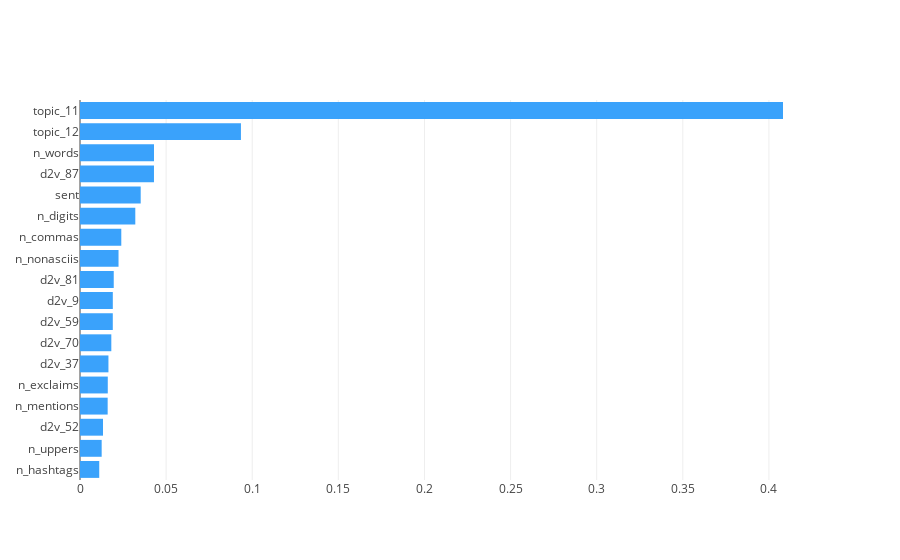

Here is the notebook cell this chart was saved with:
### Code cell
trace = go.Bar(
    y = list(feature_importances['features']),
    x = list(feature_importances['importances']),
    marker=dict(color='#3AA2FB'),
    orientation = 'h')

layout = dict(title = '',
              width=400,
              height=400,
              xaxis = dict(title = ''),
              yaxis = dict(title = ''))

fig = dict(data=[trace])
iplot(fig)

### Figure 1 — Plotly figure (JSON) as saved in the notebook; plotly's stock layout.template omitted (floating-point values rounded to 4 significant figures)
{"data": [{"marker": {"color": "#3AA2FB"}, "orientation": "h", "type": "bar", "uid": "94982548-70a0-11e9-8b96-a45e60d44769", "x": [0.01117, 0.01258, 0.01335, 0.01606, 0.01613, 0.01651, 0.01818, 0.01904, 0.01905, 0.01959, 0.02237, 0.02397, 0.03211, 0.03524, 0.04295, 0.04297, 0.09345, 0.4082], "y": ["n_hashtags", "n_uppers", "d2v_52", "n_mentions", "n_exclaims", "d2v_37", "d2v_70", "d2v_59", "d2v_9", "d2v_81", "n_nonasciis", "n_commas", "n_digits", "sent", "d2v_87", "n_words", "topic_12", "topic_11"]}], "layout": {}}
